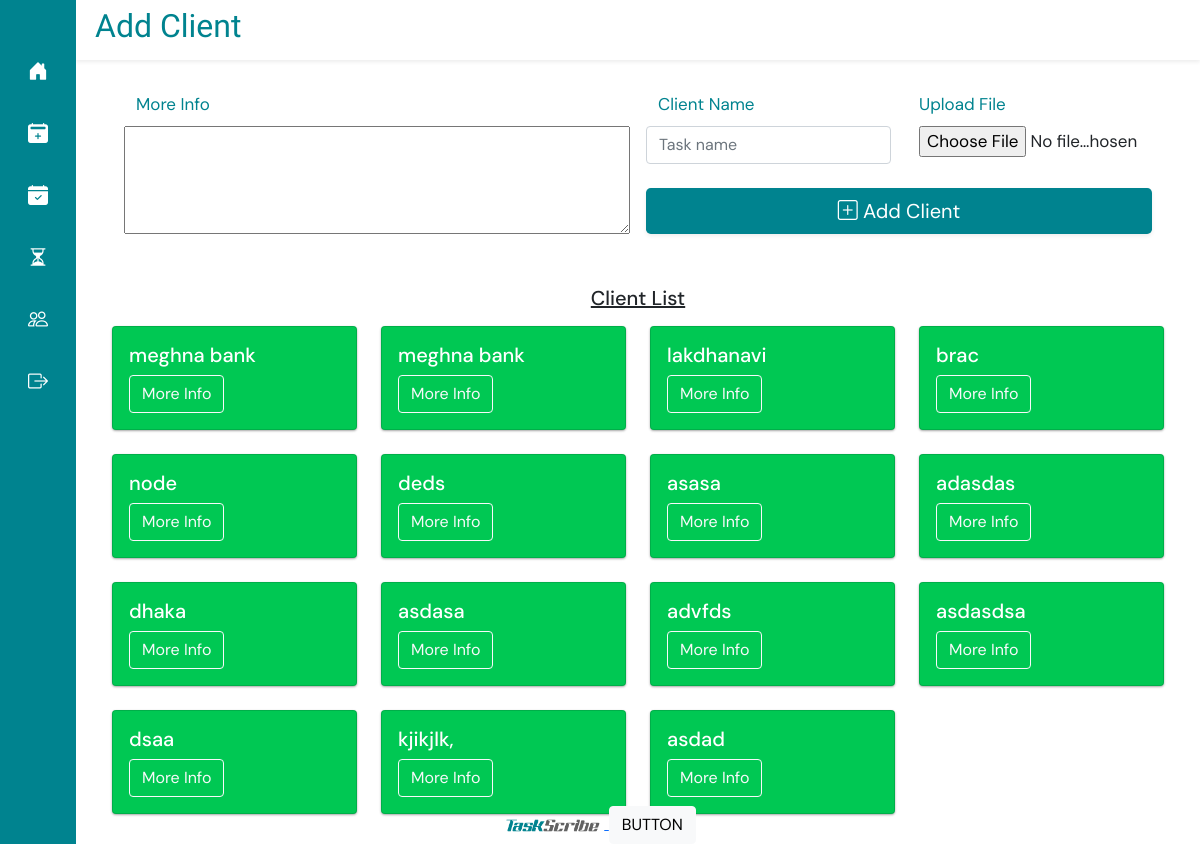
/add_client/ (signed in), run on an earlier commit of the app's database.
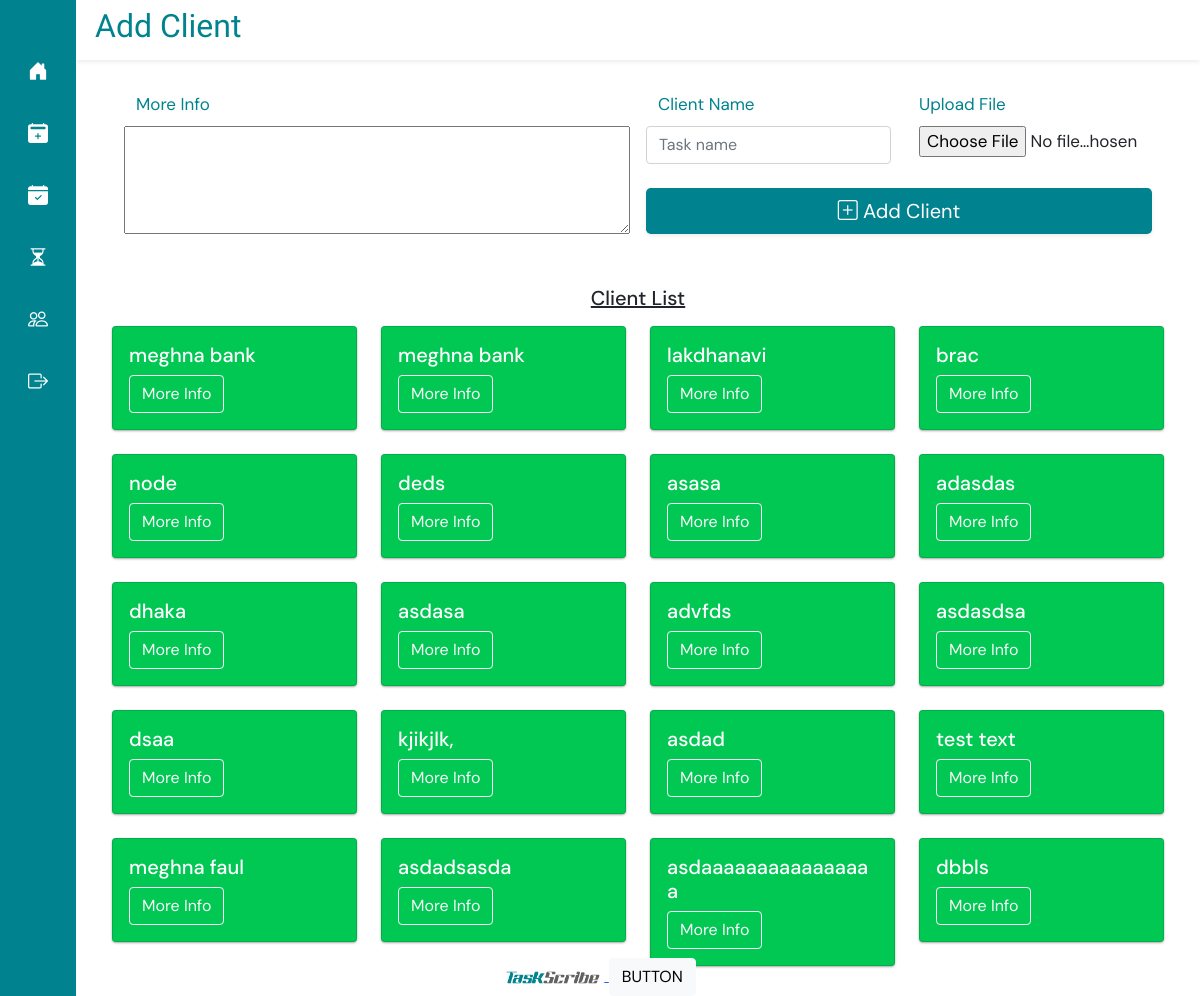
And on a later commit of the database.
### taskapp/models.py (models this page shows, shortened)
class Client(models.Model):
    name = models.CharField(max_length=100)
    description = models.TextField(max_length=500, null=True)
    file = models.FileField(upload_to='documetns/')
    original_filename = models.CharField(max_length=255)
    uploaded_at = models.DateTimeField(auto_now_add=True)

### taskapp/views.py (the view, shortened to what this page needs)
# urls.py: path('add_client/', add_client, name="add_client"),
@login_required(login_url="/login/")
def add_client(request):
    daten = date.today()
    docs = Client.objects.all()
    userall = User.objects.get(id=request.user.id)
    taskf = Task.objects.filter(user=userall, date=daten)
    total_task = Task.objects.filter(user=userall, status="0").count()
    all_tasks = Task.objects.all()
    client_list = Client.objects.all()
    return render(request, "client_list.html", {"docs" : docs} )

### templates/client_list.html (shortened to what this page needs)
{% extends 'base.html' %}
{% load static %}
{% block titlecontent %}
<div class="row shadow-sm " style="margin-top: 0px; padding: 7px; background-color: #fff; color: #00838f;">
    <h2 style="font-family: Racing Sans One;">Add Client</h2>
</div>
{% endblock %}
{% block content %}
<div class="container-fluid mt-2">
    <div class="row justify-content-center">
        <form class="cs-form " method="post" style="background-color: white;  padding-bottom: 20px;"
            enctype="multipart/form-data">
            <div class="p-3">
                <div class="row">
                    <div class="col">
                        <div class="row p-2">
                            <label for="client" class="form-label" style="color: #00838f;">More Info</label>
                            <textarea name="description" id="" rows="4"></textarea>
                        </div>
                    </div>
                    <div class="col">
                        <div class="row">
                            <div class="col">
                                <div class="row  p-2">
                                    <label for="client" class="form-label" style="color: #00838f;">Client Name</label>
                                    <input type="text-l" class="form-control" id="task" placeholder="Task name"
                                        name="name" required>
                                </div>
                            </div>
                            <div class="col">
                                <div class="row p-2">
                                    <label for="file" class="form-label" style="color: #00838f;">Upload File</label>
                                    <input type="file" name="file" accept="*" required>
                                </div>
                            </div>
                        </div>
                        <div class="row mt-2 p-2">
                            <button type="submit" class="btn btn-lg btn-floating w-100 shadow-sm"
                                style="background-color: #00838f; border: none; color: #fff; font-family: DM Sans;">
                                <i class="bi bi bi-plus-square" style="color: #fff;"></i> Add Client</button>
                        </div>
                    </div>
                </div>
            </div>
        </form>
    </div>
    <div class="row text-center p-2">
        <h5 style=" text-decoration: underline;">Client List</h5>
    </div>
    <div class="row row-cols-1 row-cols-md-4 g-4 " style="margin-bottom: 30px;">
        {% for clnt in docs %}
        <div class="col">
            <div class="card "
                style=" box-shadow: 0 1px 3px rgba(0,0,0,0.12), 0 1px 2px rgba(0,0,0,0.24); background-color: #00C853;">
                <div class="card-body">
                    <h5 class="card-title" style="color: #fff;">{{ clnt.name }}</h5>
                    <button type="button" id="cb" class="btn btn-outline-light show-client" data-bs-toggle="modal"
                        data-bs-target="#clientModal" data-client-id="{{ clnt.id }}">
                        More Info
                    </button>
                </div>
            </div>
        </div>
        {% endfor %}
    </div>
</div>
{% endblock %}

What changed in the data, as far as the page shows it:
added Client: name "test text"
added Client: name "meghna faul"
added Client: name "asdadsasda"
added Client: name "asdaaaaaaaaaaaaaaaa"
added Client: name "dbbls"
